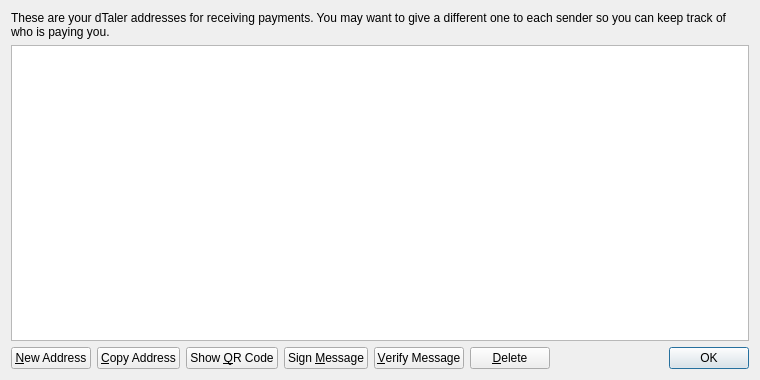
<?xml version="1.0" encoding="UTF-8"?>
<ui version="4.0">
 <class>AddressBookPage</class>
 <widget class="QWidget" name="AddressBookPage">
  <property name="geometry">
   <rect>
    <x>0</x>
    <y>0</y>
    <width>760</width>
    <height>380</height>
   </rect>
  </property>
  <property name="windowTitle">
   <string>Address Book</string>
  </property>
  <layout class="QVBoxLayout" name="verticalLayout">
   <item>
    <widget class="QLabel" name="labelExplanation">
     <property name="text">
      <string>These are your dTaler addresses for receiving payments. You may want to give a different one to each sender so you can keep track of who is paying you.</string>
     </property>
     <property name="textFormat">
      <enum>Qt::PlainText</enum>
     </property>
     <property name="wordWrap">
      <bool>true</bool>
     </property>
    </widget>
   </item>
   <item>
    <widget class="QTableView" name="tableView">
     <property name="contextMenuPolicy">
      <enum>Qt::CustomContextMenu</enum>
     </property>
     <property name="toolTip">
      <string>Double-click to edit address or label</string>
     </property>
     <property name="tabKeyNavigation">
      <bool>false</bool>
     </property>
     <property name="alternatingRowColors">
      <bool>true</bool>
     </property>
     <property name="selectionMode">
      <enum>QAbstractItemView::SingleSelection</enum>
     </property>
     <property name="selectionBehavior">
      <enum>QAbstractItemView::SelectRows</enum>
     </property>
     <property name="sortingEnabled">
      <bool>true</bool>
     </property>
     <attribute name="verticalHeaderVisible">
      <bool>false</bool>
     </attribute>
    </widget>
   </item>
   <item>
    <layout class="QHBoxLayout" name="horizontalLayout">
     <item>
      <widget class="QPushButton" name="newAddressButton">
       <property name="toolTip">
        <string>Create a new address</string>
       </property>
       <property name="text">
        <string>&amp;New Address</string>
       </property>
       <property name="icon">
        <iconset resource="../bitcoin.qrc">
         <normaloff>:/icons/add</normaloff>:/icons/add</iconset>
       </property>
      </widget>
     </item>
     <item>
      <widget class="QPushButton" name="copyToClipboard">
       <property name="toolTip">
        <string>Copy the currently selected address to the system clipboard</string>
       </property>
       <property name="text">
        <string>&amp;Copy Address</string>
       </property>
       <property name="icon">
        <iconset resource="../bitcoin.qrc">
         <normaloff>:/icons/editcopy</normaloff>:/icons/editcopy</iconset>
       </property>
      </widget>
     </item>
     <item>
      <widget class="QPushButton" name="showQRCode">
       <property name="text">
        <string>Show &amp;QR Code</string>
       </property>
       <property name="icon">
        <iconset resource="../bitcoin.qrc">
         <normaloff>:/icons/qrcode</normaloff>:/icons/qrcode</iconset>
       </property>
      </widget>
     </item>
     <item>
      <widget class="QPushButton" name="signMessage">
       <property name="toolTip">
        <string>Sign a message to prove you own a dTaler address</string>
       </property>
       <property name="text">
        <string>Sign &amp;Message</string>
       </property>
       <property name="icon">
        <iconset resource="../bitcoin.qrc">
         <normaloff>:/icons/edit</normaloff>:/icons/edit</iconset>
       </property>
      </widget>
     </item>
     <item>
      <widget class="QPushButton" name="verifyMessage">
       <property name="toolTip">
        <string>Verify a message to ensure it was signed with a specified dTaler address</string>
       </property>
       <property name="text">
        <string>&amp;Verify Message</string>
       </property>
       <property name="icon">
        <iconset resource="../bitcoin.qrc">
         <normaloff>:/icons/transaction_0</normaloff>:/icons/transaction_0</iconset>
       </property>
      </widget>
     </item>
     <item>
      <widget class="QPushButton" name="deleteButton">
       <property name="toolTip">
        <string>Delete the currently selected address from the list</string>
       </property>
       <property name="text">
        <string>&amp;Delete</string>
       </property>
       <property name="icon">
        <iconset resource="../bitcoin.qrc">
         <normaloff>:/icons/remove</normaloff>:/icons/remove</iconset>
       </property>
      </widget>
     </item>
     <item>
      <spacer name="horizontalSpacer">
       <property name="orientation">
        <enum>Qt::Horizontal</enum>
       </property>
       <property name="sizeHint" stdset="0">
        <size>
         <width>40</width>
         <height>20</height>
        </size>
       </property>
      </spacer>
     </item>
     <item>
      <widget class="QDialogButtonBox" name="buttonBox">
       <property name="sizePolicy">
        <sizepolicy hsizetype="Maximum" vsizetype="Fixed">
         <horstretch>0</horstretch>
         <verstretch>0</verstretch>
        </sizepolicy>
       </property>
       <property name="standardButtons">
        <set>QDialogButtonBox::Ok</set>
       </property>
      </widget>
     </item>
    </layout>
   </item>
  </layout>
 </widget>
 <resources>
  <include location="../bitcoin.qrc"/>
 </resources>
 <connections/>
</ui>
